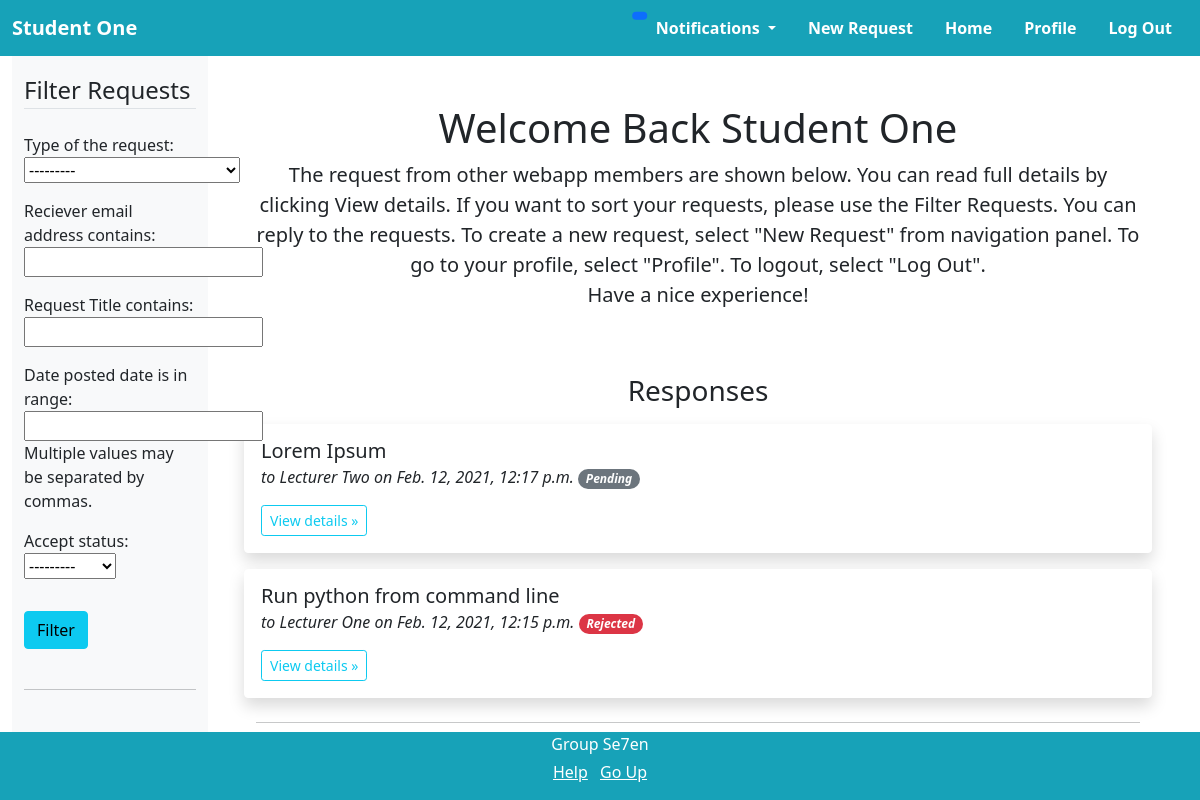
The app's page / (signed in) with its own data.
### users/models.py (models this page shows, shortened)
class CustomUser(AbstractUser):
    username = None
    email = models.EmailField(_('email address'), unique=True)
    USERNAME_FIELD = 'email'
    REQUIRED_FIELDS = []
    objects = CustomUserManager()
    def __str__(self):
        if (self.groups.filter(name='Lecturer').exists()):
            return self.lecturerprofile.firstName + " " + self.lecturerprofile.lastName
        elif (self.groups.filter(name='Student').exists()):
            return self.studentprofile.firstName + " " + self.studentprofile.lastName
        else:
            return ""

class Profile(models.Model):
    firstName = models.CharField(max_length=50, verbose_name="First Name")
    lastName = models.CharField(max_length=50, verbose_name="Last Name")
    image = models.ImageField(default='defaultDP.jpg', upload_to='profile_pics', verbose_name="Profile Picture")
    class Meta:
        abstract = True

class StudentProfile(Profile):
    DEPARTMENT_CHOICES = [
    ('EN', 'ENTC'),
    ('CS', 'CSE'),
    ('BM', 'BM'),
    ('ME', 'ME'),
    ('MT', 'MT'),
    ('CH', 'CH'),
    ('EE', 'EE'),
    ('CE', 'CE')
    ]
    user = models.OneToOneField(CustomUser, on_delete=models.CASCADE, related_name="studentprofile")
    indexNo = models.CharField(max_length=7, verbose_name="Index Number")
    department = models.CharField(max_length=2, choices=DEPARTMENT_CHOICES, verbose_name="Department")
    contactNo = models.CharField(max_length=10, verbose_name="Contact Number")

class LecturerProfile(Profile):
    DEPARTMENT_CHOICES = [
    ('EN', 'ENTC'),
    ('CS', 'CSE'),
    ('BM', 'BM'),
    ('ME', 'ME'),
    ('MT', 'MT'),
    ('CH', 'CH'),
    ('EE', 'EE'),
    ('CE', 'CE'),
    ('MA', 'MA')
    ]
    user = models.OneToOneField(CustomUser, on_delete=models.CASCADE, related_name="lecturerprofile")
    department = models.CharField(max_length=2, choices=DEPARTMENT_CHOICES, verbose_name="Department")

### requester/models.py (models this page shows, shortened)
class StudentRequest(models.Model):
    TYPE_CHOICES = [
        ('SD', 'Extending Deadline'),
        ('LR', 'Leave Request'),
        ('RL', 'Rescheduling of a Lecture'),
        ('MR', 'Miscellaneous Request')
    ]
    ACCEPT_STATUS = [
        ('PN', 'Pending'),
        ('AC', 'Accepted'),
        ('RJ', 'Rejected')
    ]
    requestType = models.CharField(max_length=2, choices=TYPE_CHOICES,  verbose_name="Type of the request")
    title = models.CharField(max_length=100, verbose_name="Request Title")
    content = models.TextField(verbose_name="Request Content")
    date_posted = models.DateTimeField(default=timezone.now)
    author = models.ForeignKey(CustomUser, related_name="student_requests", on_delete=models.CASCADE, limit_choices_to={'groups__name': 'Student'})
    reciever = models.ForeignKey(CustomUser, related_name="lecturer_requests", on_delete=models.CASCADE,  verbose_name="Reciever", limit_choices_to={'groups__name': 'Lecturer'})
    accept_status = models.CharField(max_length=2, choices=ACCEPT_STATUS, default='PN')
    attachments = models.FileField(upload_to="request_attachments", verbose_name="Attachments", blank=True ,null=True)

### requester/views.py (the view)
# urls.py: path('', RequestListView.as_view(), name='requester-home'),#url to home page
class RequestListView(LoginRequiredMixin, ListView):
    filterset_class = None
    def get_queryset(self):
      if self.request.user.groups.filter(name='Lecturer').exists():
        queryset = StudentRequest.objects.filter(reciever=self.request.user).all().order_by('-date_posted')
        self.filterset_class = LecturerRequestFilterset
      elif self.request.user.groups.filter(name='Student').exists():
        queryset = StudentRequest.objects.filter(author=self.request.user).all().order_by('-date_posted')
        self.filterset_class = StudentRequestFilterset
      self.filterset = self.filterset_class(self.request.GET, queryset=queryset)
      return self.filterset.qs.distinct()
    def get_context_data(self, **kwargs):
        context = super().get_context_data(**kwargs)
        context['filterset'] = self.filterset
        return context
    def get_template_names(self):
      if self.request.user.groups.filter(name='Lecturer').exists():
        return ['requester/lecturerhome.html']
      elif self.request.user.groups.filter(name='Student').exists():
        return ['requester/studenthome.html']

### requester/templates/requester/studenthome.html (shortened to what this page needs)
{% extends "requester/base.html" %}
  {% block content %}
  <div class="container-fluid">
    <div class="row">
      <nav id="sidebarMenu" class="col-md-4 col-lg-2 d-md-block bg-light sidebar collapse">
        <div class="position-sticky pt-3">
          <form class="mx-auto" action="" method="get">
            <fieldset class="form-group">
              <legend class="border-bottom mb-4">Filter Requests</legend>
              {{ filterset.form.as_p }}
            </fieldset>
            <input class="btn btn-info my-3" type="submit" value="Filter">
          </form>
          <hr class="my-4">
        </div>
      </nav>
      <main class="col-md-8 ms-sm-auto col-lg-10 px-md-4"><div class="chartjs-size-monitor"><div class="chartjs-size-monitor-expand"><div class=""></div></div><div class="chartjs-size-monitor-shrink"><div class=""></div></div></div>
        <div class="container">
          <div class="py-5 text-center">
            <h1>Welcome Back {{ user }}</h1>
            <p class="lead">The request from other webapp members are shown below. You can read full details by clicking View details. If you want to sort your requests, please use the Filter Requests. You can reply to the requests. To create a new request, select "New Request" from navigation panel. To go to your profile, select "Profile". To logout, select "Log Out". <br>Have a nice experience!</p>
          </div>
          <div class="row">
            <h3 class="d-flex justify-content-center">
              <span>Responses</span>
            </h3>
            {% for request in object_list %}
              <div class="container bg-white border border-white shadow p-3 bg-body rounded m-2 mx-auto">
                <h5 class="lh-1">{{ request.title }}</h5>
                <p class="fw-light fst-italic lh-1">to {{ request.reciever }} on {{request.date_posted}}
                    {% if request.accept_status == 'PN' %}
                        <span class="badge rounded-pill bg-secondary">Pending</span>
                    {% elif request.accept_status == 'AC' %}
                        <span class="badge rounded-pill bg-success">Accepted</span>
                    {% else %}
                        <span class="badge rounded-pill bg-danger">Rejected</span>
                    {% endif %}
                </p>
                <a class="btn btn-outline-info btn-sm" href="{% url 'request-detail' request.id %}" role="button">View details »</a>
              </div>
            {% endfor %}
          </div>
          <hr>
        </div>
      </main>
    </div>
  </div>
{% endblock content %}

### requester/templates/requester/base.html (shortened to what this page needs)
{% load notifications_tags %}
{% load static %}
<!doctype html>
<html lang="en">
  <head>
    <link href="https://cdn.jsdelivr.net/npm/bootstrap@5.0.0-beta1/dist/css/bootstrap.min.css" rel="stylesheet">
    <link rel="stylesheet" href="https://cdnjs.cloudflare.com/ajax/libs/font-awesome/4.7.0/css/font-awesome.min.css">
  </head>
  <body class="pt-5">
    <nav class="navbar fixed-top navbar-expand-sm navbar-dark">
      <div class="container-fluid">
        <a class="navbar-brand fw-bold text-white" href="{% url 'requester-home' %}">
            {{ user }}
        </a>
        <div class="collapse navbar-collapse justify-content-end" id="navbarSupportedContent">
          <ul class="nav fw-bold text-white">
            <li class="nav-item dropdown">
              <a class="nav-link dropdown-toggle text-reset text-white" href="#" id="navbarDropdown" role="button" data-bs-toggle="dropdown" aria-expanded="false">
                Notifications
                <span class="position-absolute top-1 start-0 translate-middle badge rounded-pill bg-primary">
                </span>
              </a>
            </li>
            {% ifequal user.groups.all.0|stringformat:"s" 'Student' %}
            <li class="nav-item">
              <a class="nav-link text-reset" href="{% url 'request-create' %}">New Request</a>
            </li>
            {% endifequal %}
            <li class="nav-item">
              <a class="nav-link text-reset" href="{% url 'requester-home' %}">Home</a>
            </li>
            <li class="nav-item">
              <a class="nav-link text-reset" href="{% url 'profile' %}" tabindex="-1" aria-disabled="true">Profile</a>
            </li>
            <li class="nav-item">
              <a class="nav-link text-reset" href="{% url 'logout' %}">Log Out</a>
            </li>
          </ul>
        </div>
      </div>
    </nav>
    <div class="container-fluid background pt-2">
        {% block content %}{% endblock %}
    </div>
    <div class="mt-4 container-fluid footer text-center fixed-bottom">
      <p class="mb-1 text-white">Group Se7en</p>
      <ul class="list-inline text-white">
        <li class="list-inline-item"><a class="text-reset" href="#">Help</a></li>
        <li class="list-inline-item"><a class="text-reset" href="#">Go Up</a></li>
      </ul>
    </div>
  </body>
</html>

### requester/templates/requester/base.html (style rules this page uses)
.navbar { background-color: #17a2b8; }
.footer { background-color: #17a2b8; }
.background { background-color: #ffffff; }

### records on screen
CustomUser: id.lastName "Student One"
StudentRequest: title "Lorem Ipsum", reciever "Lecturer Two", date_posted "Feb. 12, 2021, 12:17 p.m.", accept_status "Pending"
StudentRequest: title "Run python from command line", reciever "Lecturer One", date_posted "Feb. 12, 2021, 12:15 p.m.", accept_status "Rejected"
